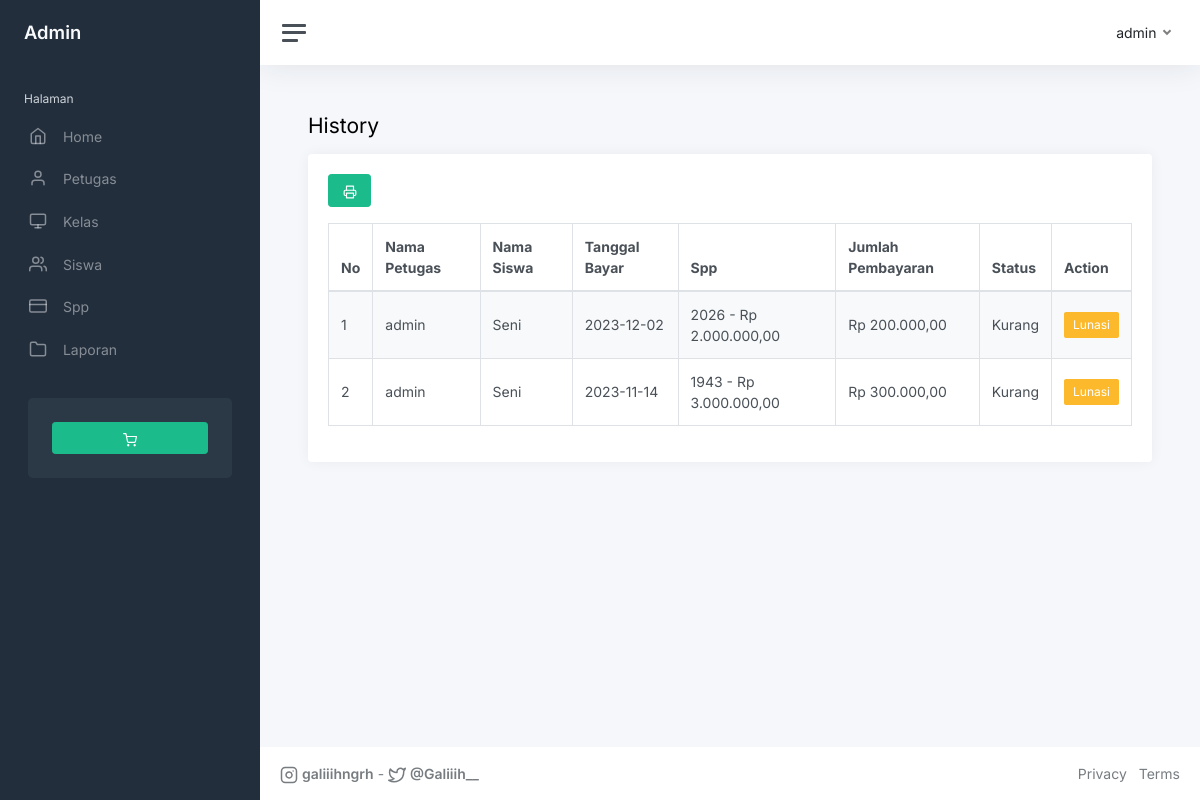
Screenshot of /index.php?page=history&nisn=1000 (signed in) with the database file from the repository.
### tables this page shows
CREATE TABLE `pembayaran` (
  `id_pembayaran` int(11) NOT NULL,
  `id_petugas` int(11) NOT NULL,
  `nisn` char(10) NOT NULL,
  `tgl_bayar` date NOT NULL,
  `id_spp` int(11) NOT NULL,
  `jumlah_bayar` int(11) NOT NULL
);

CREATE TABLE `petugas` (
  `id_petugas` int(11) NOT NULL,
  `username` varchar(25) NOT NULL,
  `password` varchar(32) NOT NULL,
  `nama_petugas` varchar(35) NOT NULL,
  `level` enum('admin','petugas') NOT NULL
);

CREATE TABLE `siswa` (
  `nisn` char(10) NOT NULL,
  `nis` char(8) NOT NULL,
  `nama` varchar(35) NOT NULL,
  `id_kelas` int(11) NOT NULL,
  `jenis_kelamin` varchar(10) NOT NULL,
  `alamat` text NOT NULL,
  `no_telp` varchar(13) NOT NULL,
  `password` varchar(32) NOT NULL
);

CREATE TABLE `spp` (
  `id_spp` int(11) NOT NULL,
  `tahun` int(11) NOT NULL,
  `nominal` int(11) NOT NULL
);

### history.php (the view, shortened to what this page needs)
<h1 class="h3 mb-3"><strong></strong>History</h1>
<div class="row">
    <div class="col-12">
        <div class="card flex-fill">
            <div class="card-body">
                <?php
                if (!empty($_SESSION['petugas']['level'] == 'admin')) {
                ?>
                    <a href="cetak_history.php?nisn=<?php echo $_GET['nisn'] ?>" target="_blank" class="btn btn-success mb-3"><i data-feather="printer"></i></a>
                <?php
                }
                ?>
                <table class=" table table-bordered table-striped table-hover cell-border">
                    <thead>
                        <tr>
                            <th>No</th>
                            <th>Nama Petugas</th>
                            <th>Nama Siswa</th>
                            <th>Tanggal Bayar</th>
                            <th>Spp</th>
                            <th>Jumlah Pembayaran</th>
                            <th>Status</th>
                            <th>Action</th>
                        </tr>
                    </thead>
                    <tbody>
                        <?php
                        if (isset($_GET['nisn'])) {
                            $nisn = $_GET['nisn'];
                            $no = 1;
                            $query = mysqli_query($koneksi, "SELECT * FROM pembayaran INNER JOIN petugas ON pembayaran.id_petugas=petugas.id_petugas INNER JOIN siswa ON pembayaran.nisn=siswa.nisn INNER JOIN spp ON pembayaran.id_spp=spp.id_spp WHERE pembayaran.nisn='$nisn'");
                        }
                        while ($data = mysqli_fetch_array($query)) {
                        ?>
                            <tr>
                                <td><?php echo $no++ ?> </td>
                                <td><?php echo $data['nama_petugas'] ?></td>
                                <td><?php echo $data['nama'] ?></td>
                                <td><?php echo $data['tgl_bayar'] ?></td>
                                <td><?php echo $data['tahun'] ?> - Rp <?php echo number_format($data['nominal'], 2, ',', '.') ?></td>
                                <td>Rp <?php echo number_format($data['jumlah_bayar'], 2, ',', '.') ?></td>
                                <td>
                                    <?php
                                    if ($data['jumlah_bayar'] < $data['nominal']) {
                                        echo 'Kurang';
                                    } else {
                                        echo 'Lunas';
                                    }
                                    ?>
                                </td>
                                <td>
                                    <?php
                                    if ($data['jumlah_bayar'] == $data['nominal']) {
                                    ?>
                                        <button class="btn btn-success btn-sm">Lunas</button>
                                    <?php
                                    } else {
                                    ?>
                                        <button data-bs-toggle="modal" data-bs-target="#lunasi<?php echo $data['id_pembayaran']; ?>" class="btn btn-warning btn-sm">Lunasi</button>
                                    <?php
                                    }
                                    ?>
                                </td>
                            </tr>
                        <?php
                        }
                        ?>
                    </tbody>
                </table>
            </div>
        </div>
    </div>
</div>

### rows the page displays
pembayaran: id_petugas.nama_petugas "admin", nisn.nama "Seni", tgl_bayar "2023-12-02", id_spp.tahun "2026", id_spp.nominal "2.000.000,00", jumlah_bayar "200.000,00", shows "Kurang"
pembayaran: id_petugas.nama_petugas "admin", nisn.nama "Seni", tgl_bayar "2023-11-14", id_spp.tahun "1943", id_spp.nominal "3.000.000,00", jumlah_bayar "300.000,00", shows "Kurang"

### other values shown
$_SESSION['petugas']['nama_petugas'] "admin"
